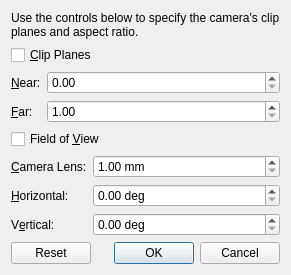
<?xml version="1.0" encoding="UTF-8"?>
<ui version="4.0">
 <class>CameraSettingsDialog</class>
 <widget class="QDialog" name="CameraSettingsDialog">
  <property name="windowTitle">
   <string>Camera Settings</string>
  </property>
  <layout class="QVBoxLayout" name="verticalLayout">
   <item>
    <widget class="QLabel" name="hintLabel">
     <property name="text">
      <string>Use the controls below to specify the camera's clip planes and aspect ratio.</string>
     </property>
     <property name="wordWrap">
      <bool>true</bool>
     </property>
    </widget>
   </item>
   <item>
    <widget class="QCheckBox" name="clipCheckBox">
     <property name="text">
      <string>&amp;Clip Planes</string>
     </property>
    </widget>
   </item>
   <item>
    <layout class="QFormLayout" name="clipFormLayout">
     <item row="0" column="0">
      <widget class="QLabel" name="nearClipLabel">
       <property name="text">
        <string>&amp;Near:</string>
       </property>
       <property name="buddy">
        <cstring>nearClipSpinBox</cstring>
       </property>
      </widget>
     </item>
     <item row="0" column="1">
      <widget class="QDoubleSpinBox" name="nearClipSpinBox">
       <property name="decimals">
        <number>2</number>
       </property>
       <property name="maximum">
        <double>999999.000000000000000</double>
       </property>
       <property name="singleStep">
        <double>0.100000000000000</double>
       </property>
      </widget>
     </item>
     <item row="1" column="0">
      <widget class="QLabel" name="farClipLabel">
       <property name="text">
        <string>&amp;Far:</string>
       </property>
       <property name="buddy">
        <cstring>farClipSpinBox</cstring>
       </property>
      </widget>
     </item>
     <item row="1" column="1">
      <widget class="QDoubleSpinBox" name="farClipSpinBox">
       <property name="decimals">
        <number>2</number>
       </property>
       <property name="minimum">
        <double>1.000000000000000</double>
       </property>
       <property name="maximum">
        <double>999999.000000000000000</double>
       </property>
       <property name="singleStep">
        <double>1.000000000000000</double>
       </property>
      </widget>
     </item>
    </layout>
   </item>
   <item>
    <widget class="QCheckBox" name="fovCheckBox">
     <property name="text">
      <string>Field of &amp;View</string>
     </property>
    </widget>
   </item>
   <item>
    <layout class="QFormLayout" name="fovFormLayout">
     <item row="0" column="0">
      <widget class="QLabel" name="lensLabel">
       <property name="text">
        <string>&amp;Camera Lens:</string>
       </property>
       <property name="buddy">
        <cstring>lensSpinBox</cstring>
       </property>
      </widget>
     </item>
     <item row="0" column="1">
      <widget class="QDoubleSpinBox" name="lensSpinBox">
       <property name="decimals">
        <number>2</number>
       </property>
       <property name="suffix">
        <string> mm</string>
       </property>
       <property name="minimum">
        <double>1.000000000000000</double>
       </property>
       <property name="maximum">
        <double>200.000000000000000</double>
       </property>
       <property name="singleStep">
        <double>1.000000000000000</double>
       </property>
      </widget>
     </item>
     <item row="1" column="0">
      <widget class="QLabel" name="hfovLabel">
       <property name="text">
        <string>&amp;Horizontal:</string>
       </property>
       <property name="buddy">
        <cstring>hfovSpinBox</cstring>
       </property>
      </widget>
     </item>
     <item row="1" column="1">
      <widget class="QDoubleSpinBox" name="hfovSpinBox">
       <property name="decimals">
        <number>2</number>
       </property>
       <property name="suffix">
        <string> deg</string>
       </property>
       <property name="maximum">
        <double>180.000000000000000</double>
       </property>
       <property name="singleStep">
        <double>1.000000000000000</double>
       </property>
      </widget>
     </item>
     <item row="2" column="0">
      <widget class="QLabel" name="vfovLabel">
       <property name="text">
        <string>V&amp;ertical:</string>
       </property>
       <property name="buddy">
        <cstring>vfovSpinBox</cstring>
       </property>
      </widget>
     </item>
     <item row="2" column="1">
      <widget class="QDoubleSpinBox" name="vfovSpinBox">
       <property name="decimals">
        <number>2</number>
       </property>
       <property name="suffix">
        <string> deg</string>
       </property>
       <property name="maximum">
        <double>180.000000000000000</double>
       </property>
       <property name="singleStep">
        <double>1.000000000000000</double>
       </property>
      </widget>
     </item>
    </layout>
   </item>
   <item>
    <widget class="QDialogButtonBox" name="buttonBox">
     <property name="standardButtons">
      <set>QDialogButtonBox::Cancel|QDialogButtonBox::Ok|QDialogButtonBox::Reset</set>
     </property>
    </widget>
   </item>
  </layout>
 </widget>
 <resources/>
 <connections/>
</ui>
